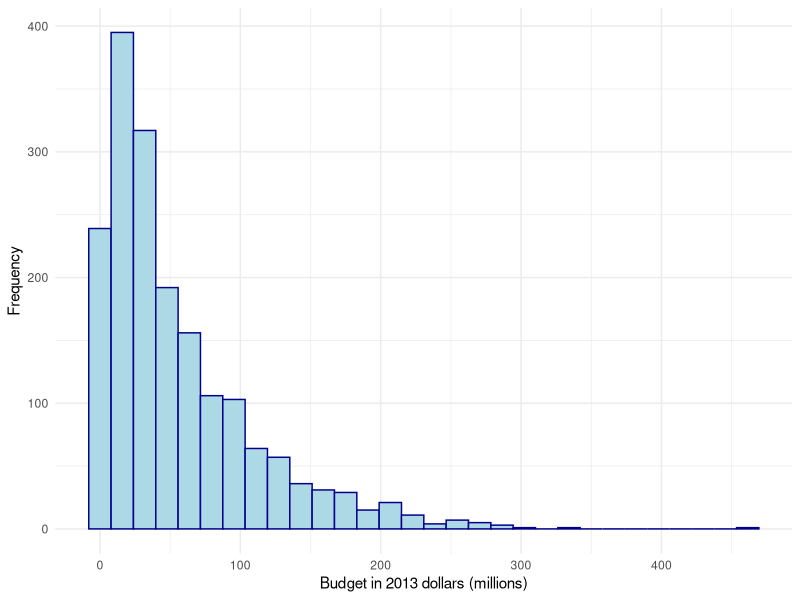
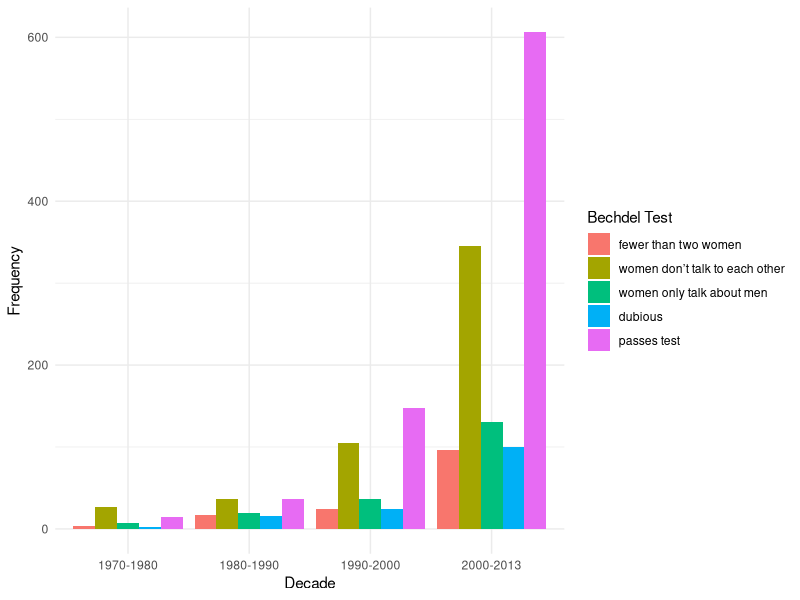
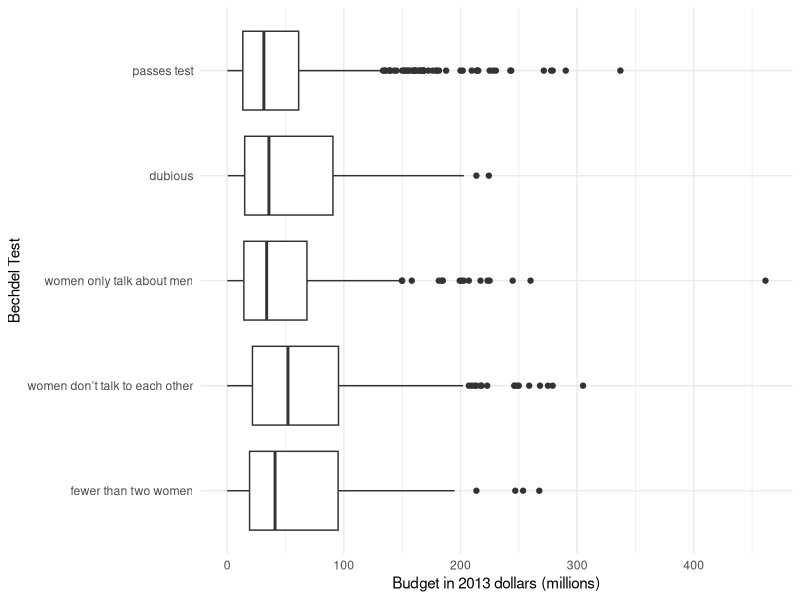
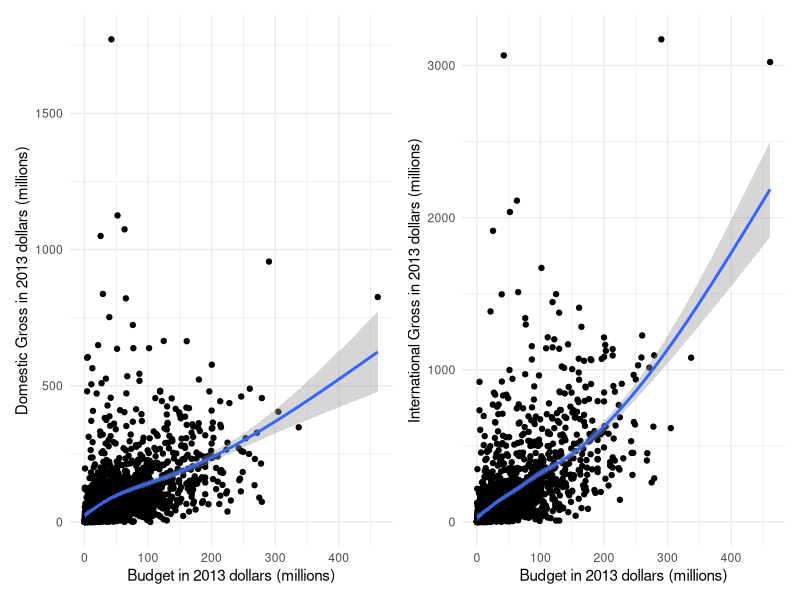
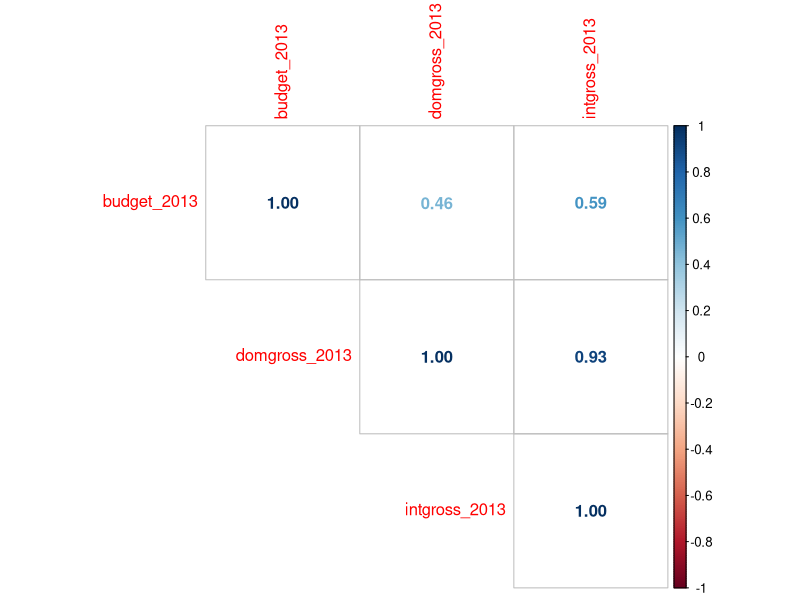

R code for these plots, in order:
## ---- chunk 1
#| eval: true
#| echo: false
#| warning: false
setwd("C:/Users/ccard/OneDrive/Documentos/GitHub/analisis_cuantitativo/exe/Test")
library(tidyverse)
library(knitr)
bechdel_data <- read.csv("bechdel_data.csv")

# Arranging the test

bechdel_data <- bechdel_data |> mutate(bechdel_test = fct_relevel(bechdel_test, 
                                    "fewer than two women", 
                                    "women don’t talk to each other", 
                                    "women only talk about men", 
                                    "dubious", 
                                    "passes test")) |> 
  arrange(bechdel_test)  # Reorders the rows based on the new factor levels

# Changing to millions
bechdel_data <- bechdel_data |>
  mutate(budget_2013 = budget_2013/1000000,
         domgross_2013 = domgross_2013/1000000,
         intgross_2013  = intgross_2013 /1000000)
  
  
glimpse(bechdel_data)
## ---- chunk 2
#| eval: true
#| echo: false
#| warning: false
knitr::kable(bechdel_data |> count(bechdel_test) |> select(bechdel_test), 
             col.names = c("Bechdel Test"))
## ---- chunk 3
#| eval: true
#| echo: true
#| warning: false
bechdel_data |> count(bechdel_test)
## ---- chunk 4
#| eval: true
#| echo: false
#| warning: false
#| fig-align: center

ggplot(bechdel_data, aes(x=budget_2013)) +
  geom_histogram(bins=30, fill="lightblue", color="darkblue")+
  labs(y="Frequency",
       x="Budget in 2013 dollars (millions)") +
  theme_minimal()

## ---- chunk 5
#| eval: true
#| echo: false
#| warning: false
#| fig-align: center

ggplot(bechdel_data, aes(x=decade, fill=bechdel_test)) +
  geom_bar(position = "dodge") +
  labs(x="Decade",
       y="Frequency",
       fill="Bechdel Test")+
  theme_minimal()

## ---- chunk 6
#| eval: true
#| echo: false
#| warning: false
#| fig-align: center
#| fig-width: 10

ggplot(bechdel_data, aes(x=(budget_2013), y=bechdel_test)) +
  geom_boxplot() +
  labs(x="Budget in 2013 dollars (millions)",
       y="Bechdel Test") +
  theme_minimal()

## ---- chunk 7
#| eval: true
#| echo: false
#| warning: false
#| fig-align: center
#| fig-width: 10

library(patchwork)
library(corrplot)
p1 <- ggplot(bechdel_data, aes(x=budget_2013, y=domgross_2013)) +
  geom_point() + geom_smooth()+
  labs(x="Budget in 2013 dollars (millions)",
       y="Domestic Gross in 2013 dollars (millions)")+
  theme_minimal()

p2  <- ggplot(bechdel_data, aes(x=budget_2013, y=intgross_2013)) +
  geom_point() + geom_smooth()+
  labs(x="Budget in 2013 dollars (millions)",
       y="International Gross in 2013 dollars (millions)")+
  theme_minimal()

p1+p2


## ---- chunk 8
#| eval: true
#| echo: false
#| warning: false
#| fig-align: center

monetary_vars <- bechdel_data |>
  select(budget_2013, domgross_2013, intgross_2013)

corrplot(cor(monetary_vars, use = "complete.obs"),method = "number",type = "upper")

## ---- chunk 9
#| eval: true
#| echo: true
#| warning: false


test_budget <- t.test(budget_2013 ~ binary,data = bechdel_data, conf.level = 0.95)

test_budget

